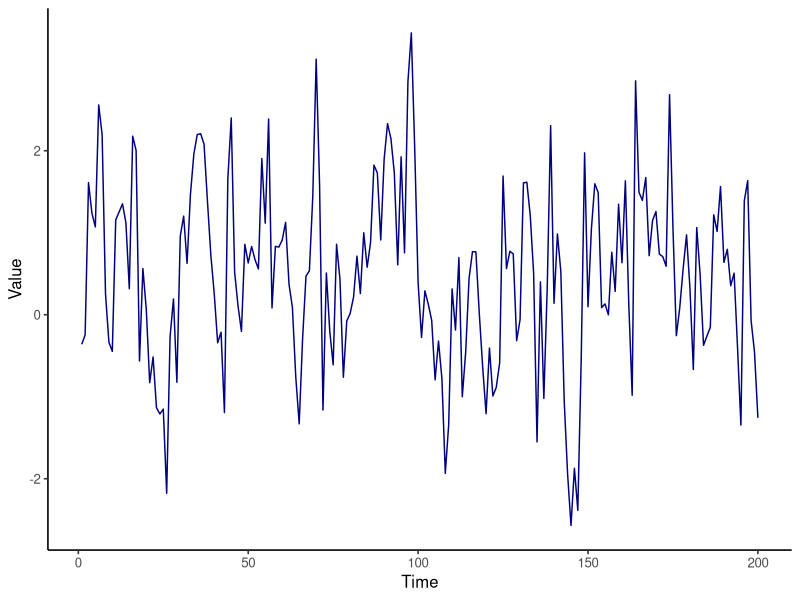
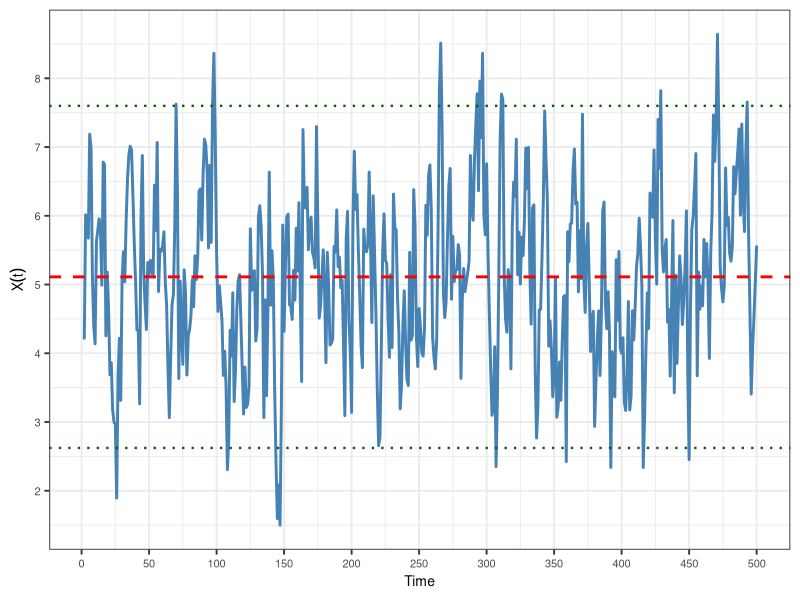
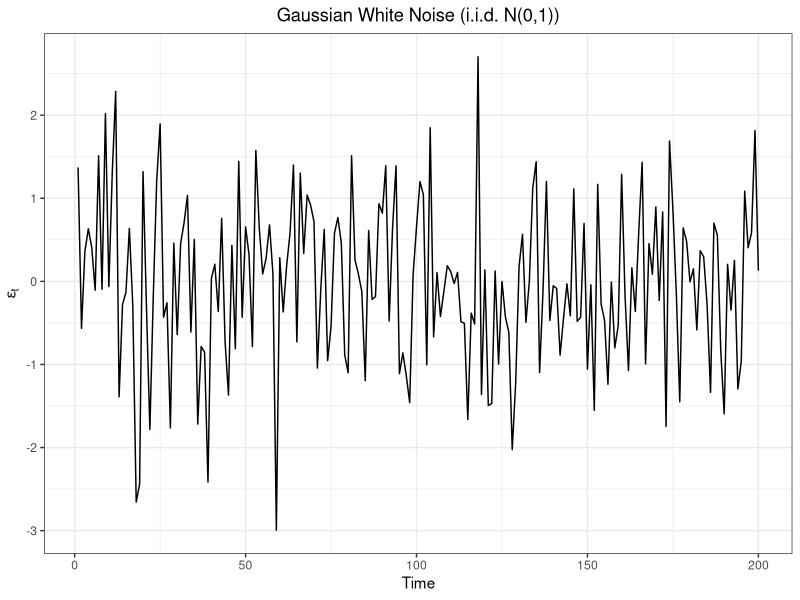

Write R code to recreate these figures, in order.
## ---- chunk 1
#| echo: false
#| include: false
#| warning: false
#| message: false
#| caption: "Simulated Stationary Time Series"
#| fig.cap: "A simulated stationary time series"
#| fig.width: 4
#| fig.height: 3
library(ggplot2)
set.seed(123)
n <- 100
library(ggplot2)  # Load required library
library(ggpubr)  # Load ggpubr for theme_classic2

# Function to generate a stationary time series
# y_t = c + \phi *y_{t-1} + \epsilon_t
ar1_time_series <- function(n, c, phi) {
  # Generate white noise
  epsilon <- rnorm(n, mean = 0, sd = 1)
  
  # Initialize the time series
  y <- numeric(n)
  y[1] <- c + epsilon[1]  # Initial value
  
  # Generate the time series
  for (t in 2:n) {
    y[t] <- c + phi * y[t - 1] + epsilon[t]
  }  # Added missing closing brace
  
  return(y)
}  # Fixed brace placement

# Define n before using it
n <- 200  # Add this line
c <- 0.2  # Constant term
phi <- 0.6  # Autoregressive coefficient

# Generate an AR(1) time series
data <- data.frame(
  time = 1:n,
  time_series = ar1_time_series(n, c, phi)
)

# Plot the time series using ggplot2
ggplot(data, aes(x = time, y = time_series)) +
  geom_line(color = "navy") +
  labs(
    x = "Time",
    y = "Value"
  ) +
  theme_classic2() +
  theme(plot.title = element_text(hjust = 0.5))

## ---- chunk 2
# Simulate a stationary AR(1) process
#| echo: false
set.seed(123)
n <- 500
phi <- 0.7
mu <- 5
sigma <- 1
x <- numeric(n)
x[1] <- rnorm(1, mean = mu, sd = sigma / sqrt(1 - phi^2))
for (t in 2:n) {
  x[t] <- mu + phi * (x[t-1] - mu) + rnorm(1, 0, sigma)
}
library(ggplot2)

mean_x <- mean(x)
sd_x <- sd(x)
upper_band <- mean_x + 2 * sd_x
lower_band <- mean_x - 2 * sd_x

ggplot(data.frame(Time = 1:n, Value = x), aes(Time, Value)) +
  geom_line(color = 'steelblue', linewidth = 1) +
  geom_hline(yintercept = mean_x, linetype = 'dashed', color = 'red', linewidth = 1) +
  geom_hline(yintercept = upper_band, linetype = 'dotted', color = 'darkgreen', linewidth = 0.8) +
  geom_hline(yintercept = lower_band, linetype = 'dotted', color = 'darkgreen', linewidth = 0.8) +
  labs(y = expression(X(t)), x = 'Time') +
  theme_bw(base_size = 14) +
  theme(
    axis.title.x = element_text(size = 10),
    axis.title.y = element_text(size = 10),
    axis.text.x = element_text(size = 8),
    axis.text.y = element_text(size = 8)
  ) +
  scale_x_continuous(breaks = seq(0, n, by = 50)) +
  scale_y_continuous(breaks = scales::pretty_breaks(n = 8))
## ---- chunk 3
#| echo: false
#| include: true
#| warning: false
#| message: false
#| caption: "Gaussian white noise: strong stationarity example"
#| fig.cap: "Gaussian white noise (i.i.d. N(0,1)) — an example of a strongly stationary stochastic process"
#| fig.width: 5
#| fig.height: 3
set.seed(42)
n <- 200
wn <- rnorm(n, mean = 0, sd = 1)
library(ggplot2)
ggplot(data.frame(Time = 1:n, Value = wn), aes(x = Time, y = Value)) +
  geom_line(color = 'black') +
  labs(x = 'Time', y = expression(epsilon[t]), title = 'Gaussian White Noise (i.i.d. N(0,1))') +
  theme_bw() +
  theme(plot.title = element_text(hjust = 0.5))
